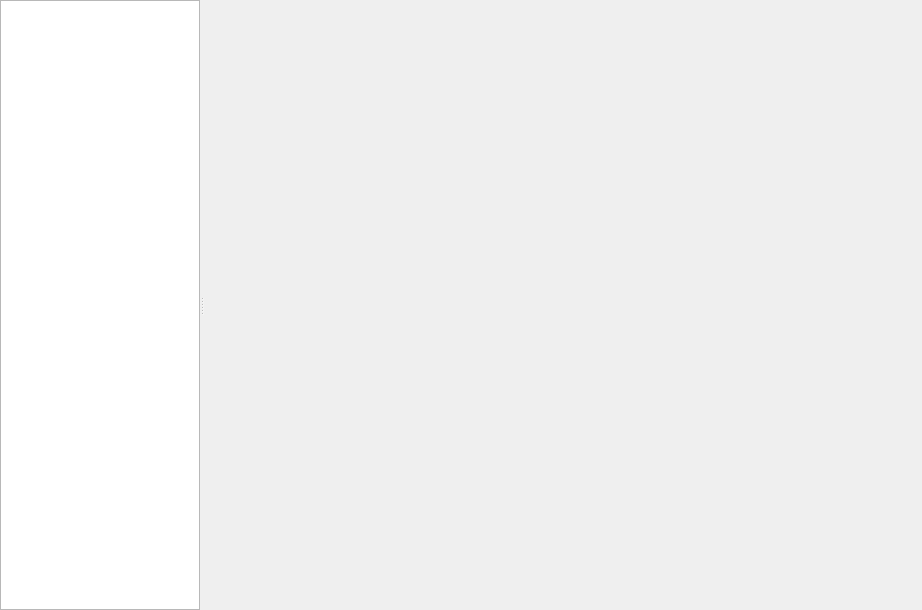
<?xml version="1.0" encoding="UTF-8"?>
<ui version="4.0">
 <class>HomeWealth</class>
 <widget class="QMainWindow" name="HomeWealth">
  <property name="geometry">
   <rect>
    <x>0</x>
    <y>0</y>
    <width>922</width>
    <height>610</height>
   </rect>
  </property>
  <property name="windowTitle">
   <string>HomeWealth</string>
  </property>
  <property name="styleSheet">
   <string notr="true">QListView {
    outline: none;
}

#listWidget_page::item {
    background-color: #ffffff;
    color: #000000;
    border: transparent;
    border-bottom: 1px solid #dbdbdb;
    padding: 8px;
}

#listWidget_page::item:hover {
    background-color: #f5f5f5;
}

#listWidget_page::item:selected {
    border-left: 5px solid #777777;
}

#listWidget_page_2::item {
    background-color: #393d49;
    color: #ffffff;
    border: transparent;
    padding: 8px;
}

#listWidget_page_2::item:hover {
    background-color: #4e5465;
}

#listWidget_page_2::item:selected {
    border-left: 5px solid #009688;
}</string>
  </property>
  <widget class="QWidget" name="centralWidget">
   <layout class="QVBoxLayout" name="verticalLayout">
    <property name="leftMargin">
     <number>0</number>
    </property>
    <property name="topMargin">
     <number>0</number>
    </property>
    <property name="rightMargin">
     <number>0</number>
    </property>
    <property name="bottomMargin">
     <number>0</number>
    </property>
    <item>
     <widget class="QSplitter" name="splitter">
      <property name="orientation">
       <enum>Qt::Orientation::Horizontal</enum>
      </property>
      <property name="childrenCollapsible">
       <bool>false</bool>
      </property>
      <widget class="QListWidget" name="listWidget_page">
       <property name="sizePolicy">
        <sizepolicy hsizetype="Minimum" vsizetype="Preferred">
         <horstretch>1</horstretch>
         <verstretch>0</verstretch>
        </sizepolicy>
       </property>
       <property name="minimumSize">
        <size>
         <width>100</width>
         <height>0</height>
        </size>
       </property>
       <property name="maximumSize">
        <size>
         <width>200</width>
         <height>16777215</height>
        </size>
       </property>
       <property name="editTriggers">
        <set>QAbstractItemView::EditTrigger::NoEditTriggers</set>
       </property>
      </widget>
      <widget class="QStackedWidget" name="stackedWidget">
       <property name="sizePolicy">
        <sizepolicy hsizetype="Preferred" vsizetype="Preferred">
         <horstretch>2</horstretch>
         <verstretch>0</verstretch>
        </sizepolicy>
       </property>
       <widget class="QWidget" name="page"/>
       <widget class="QWidget" name="page_2"/>
      </widget>
     </widget>
    </item>
   </layout>
  </widget>
 </widget>
 <layoutdefault spacing="6" margin="11"/>
 <resources/>
 <connections/>
</ui>
